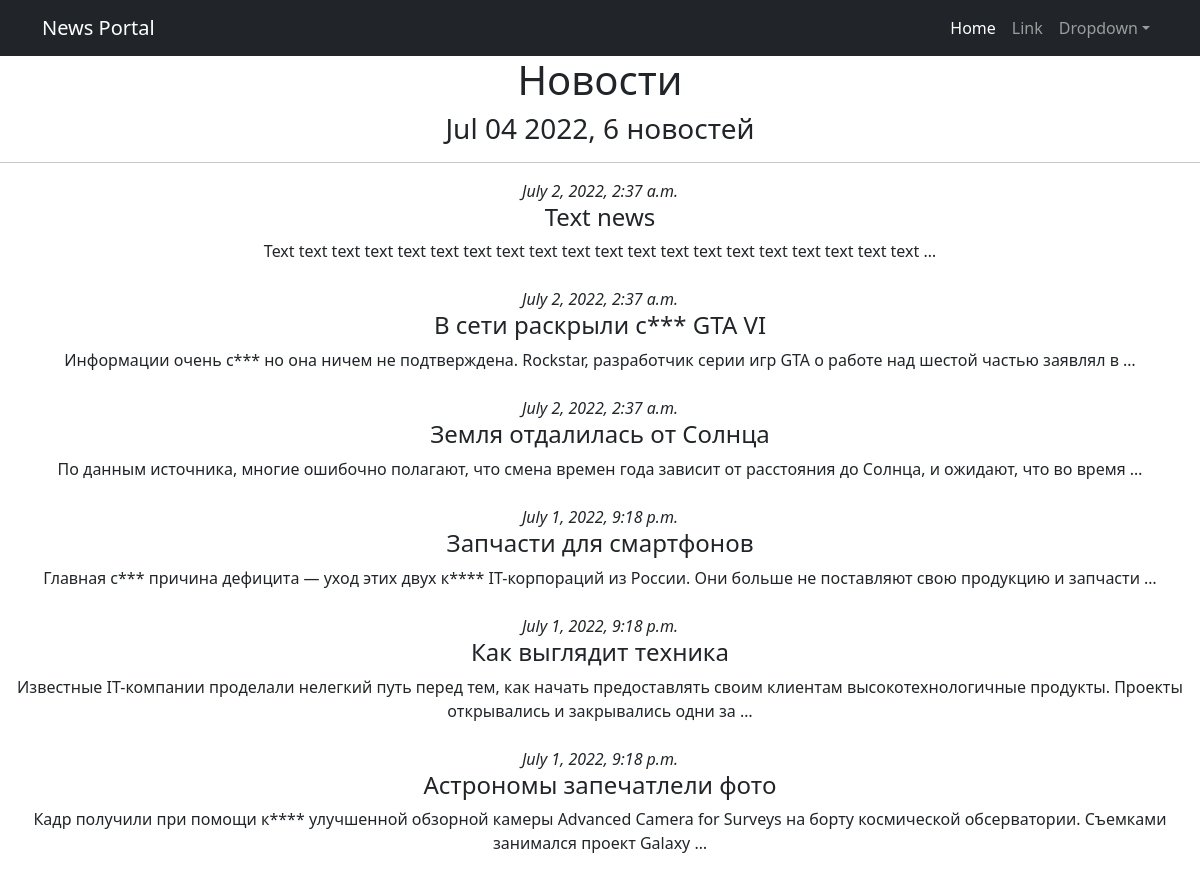
/posts/, run on the app's committed database.
### news/models.py (models this page shows, shortened)
class Post(models.Model):
    article = 'AR'
    news = 'NW'
    POSTKINDS = [
        (article, 'Статья'),
        (news, 'Новость')
    ]
    author = models.ForeignKey('Author', on_delete=models.CASCADE, related_name='posts')
    category = models.ManyToManyField('Category', through='PostCategory')
    post_kind = models.CharField(max_length=2,
                                 choices=POSTKINDS,
                                 default=article)
    time_create = models.DateTimeField(auto_now=True)
    title = models.CharField(max_length=255)
    text = models.TextField()
    rating = models.IntegerField(default=0)

### news/views.py (the view)
# urls.py: path('', PostsList.as_view()),
class PostsList(ListView):
    model = Post
    ordering = '-time_create'
    template_name = 'posts.html'
    context_object_name = 'posts'
    def get_context_data(self, **kwargs):
        context = super().get_context_data(**kwargs)
        context['time_now'] = datetime.utcnow()
        return context

### news/templatetags/custom_filters.py (called while the page is built)
@register.filter()
def censor(text):
    if not type(text) == str:
        raise ValueError('Filter censor gets strings only.')
    censed_text = ''
    words = re.findall(r'[0-9]+|[A-z]+|[А-я,ё]+|\S| |', text)
    for word in words:
        if word in CENS_WORDS:
            word = word[0] + '*' * (len(word) - 1)
        censed_text += word
    return censed_text

### templates/posts.html (shortened to what this page needs)
{% extends 'flatpages/default.html' %}
{% load custom_filters %}
{% block content %}
   <h1>Новости</h1>
   <h3>{{ time_now|date:'M d Y' }}, {{ posts|length }} новостей</h3>
   <hr>
   {% for post in posts %}
        <i>{{ post.time_create }}</i>
        <h4>{{ post.title|censor }}</h4>
        {{ post.text|truncatewords:20|censor }}
   {% endfor %}
{% endblock content %}

### data on the page
Post: time_create "July 2, 2022, 2:37 a.m.", title|censor "Text news", text|censor "Text text text text text text text text text text text text text text text text text text text text …"
Post: time_create "July 2, 2022, 2:37 a.m.", title|censor "В сети раскрыли с*** GTA VI", text|censor "Информации очень с*** но она ничем не подтверждена. Rockstar, разработчик серии игр GTA о работе над шестой частью заявлял в …"
Post: time_create "July 2, 2022, 2:37 a.m.", title|censor "Земля отдалилась от Солнца", text|censor "По данным источника, многие ошибочно полагают, что смена времен года зависит от расстояния до Солнца, и ожидают, что во время …"
Post: time_create "July 1, 2022, 9:18 p.m.", title|censor "Запчасти для смартфонов", text|censor "Главная с*** причина дефицита — уход этих двух к**** IT-корпораций из России. Они больше не поставляют свою продукцию и запчасти …"
Post: time_create "July 1, 2022, 9:18 p.m.", title|censor "Как выглядит техника", text|censor "Известные IT-компании проделали нелегкий путь перед тем, как начать предоставлять своим клиентам высокотехнологичные продукты. Проекты открывались и закрывались одни за …"
Post: time_create "July 1, 2022, 9:18 p.m.", title|censor "Астрономы запечатлели фото", text|censor "Кадр получили при помощи к**** улучшенной обзорной камеры Advanced Camera for Surveys на борту космической обсерватории. Съемками занимался проект Galaxy …"

### other printed values
{{ time_now|date:'M d Y' }} "Jul 04 2022"
{{ posts|length }} "6"
